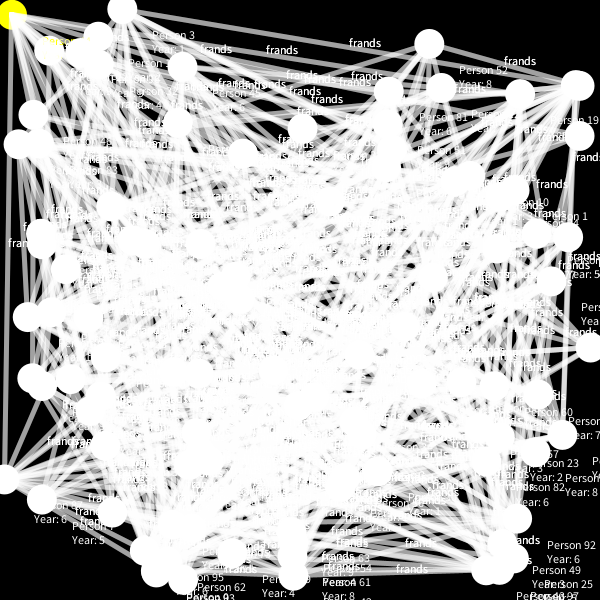
Frame 1 (no input)
Frame 60 (the mouse pressed at the canvas centre just before this capture): identical to frame 1, image omitted
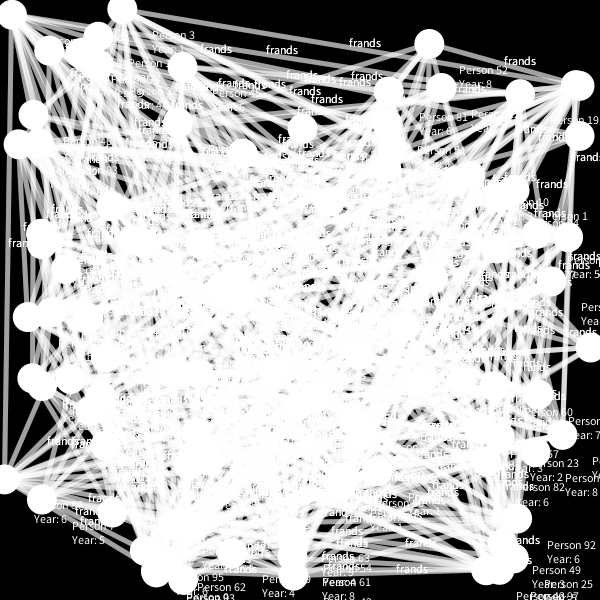
Frame 120 (the mouse held since frame 60 and released just before this capture)

The Processing sketch that drew these frames (run headless with seeded random() and noise(); from frame 60 on, the mouse is pressed at the canvas centre):

// Processing sketch: Tutorial_1
// ── Tutorial_1.pde
// Step 1: Create / Allocate Memory for your Person
ArrayList<Person> people;
ArrayList<Connection> frands;

// Runs Once
void setup() {
  size(600, 600);
  initialize();
}

// Runs Over and Over at 60 - FPS
void draw() {
  
  background(0); // Black Background
  //background(255); White Background
  
  //fill(255);
  //ellipse(mouseX, mouseY, 50, 10*mouseY/100); 
  
  // Draw People
  for (Person p: people) {
    p.update(); // updates location IF selected
    p.drawPerson();
  }
  
  // Draw Connections
  for (Connection c: frands) {
    c.draw();
  }
  
}

void mousePressed() {
  
  //background(#FF0000, 100);
  
  for (Person p: people) {
    if(p.checkSelection()) {
      break;
    } // ONLY SELECTS ONE PERSON WHEN MOUSE IS CLICKED
  }
}

void mouseReleased() {
  for (Person p: people) {
    p.locked = false;
  }
}

void keyPressed() {
  initialize();
}

void initialize() {
  people = new ArrayList<Person>();
  frands = new ArrayList<Connection>();
  
  for (int i=0; i<100; i++) { 
    Person p = new Person("Person " + i, str(int(random(1, 10))));
    p.randomLocation();
    people.add(p);
  }
  
  // Who are frands?
  for (Person origin: people) {
    for (Person destination: people) {
      // Is person referencing themself?
      if (!origin.name.equals(destination.name)) {
        // Are Origin and Dest same year?
        if (origin.year.equals(destination.year)) {
          frands.add(new Connection(origin, destination, "frands"));
        }
      }
    }
  }
  
  println(frands.size());
}

// ── Connection.pde
// A class that represents and draws connection between two people DIRECTED connect

class Connection {
  
  Person origin;
  Person destination;
  String type;
  
  Connection(Person p1, Person p2, String _type) {
    origin = p1;
    destination = p2;
    type = _type;
  }
  
  void draw() {
    float x1 = origin.screenLocation.x;
    float y1 = origin.screenLocation.y;
    float x2 = destination.screenLocation.x;
    float y2 = destination.screenLocation.y;
    
    strokeWeight(5); // 5 pixels wide line
    stroke(255, 100); // White, but translucent 100/255
    line(x1, y1, x2, y2);
    
    fill(255); // White Text
    text(type, (x1+x2)/2, (y1+y2)/2);
  }
}

// Short Color Lesson!!
// fill()  <-- Fill shapes with solid colors; and colors text
// stroke() <-- Color the outlines of shapes, and lines

// ── Person.pde
// This Person Class Will Represent people in our class

class Person {
  
  String name;
  String year;
  
  PVector screenLocation;
  boolean locked; // Am I editing my person location
  
  Person(String _name, String _year) {
    name = _name;
    year = _year;
    screenLocation = new PVector(width/2, height/2);
  }
  
  void randomLocation() {
    screenLocation = new PVector(random(width), random(height));
  }
  
  // See if my mouse cursor is -near- my person
  boolean hoverEvent() {
    
    float xDistance = abs(mouseX - screenLocation.x);
    float yDistance = abs(mouseY - screenLocation.y);
    
    if (xDistance <= 15 && yDistance <=15) {
      return true;
    } else {
      return false;
    }
    
  }
  
  // Is my person selected by the mouse?
  boolean checkSelection() {
    if (hoverEvent()) {
      locked = true;
    } else {
      locked = false;
    }
    return locked;
  }
  
  // Update person location if locked on
  void update() {
    if (locked) {
      screenLocation = new PVector(mouseX, mouseY);
    }
  }
  
  void drawPerson() {
    noStroke(); // No circle outline
    
    if (hoverEvent()) {
      fill(#FFFF00);
    } else {
      fill(255);  // White Fill
    }
    
    ellipse(screenLocation.x, screenLocation.y, 30, 30);
    
    text(name + "\n" + "Year: " + year, screenLocation.x + 30, screenLocation.y + 30);
  }
  
}
